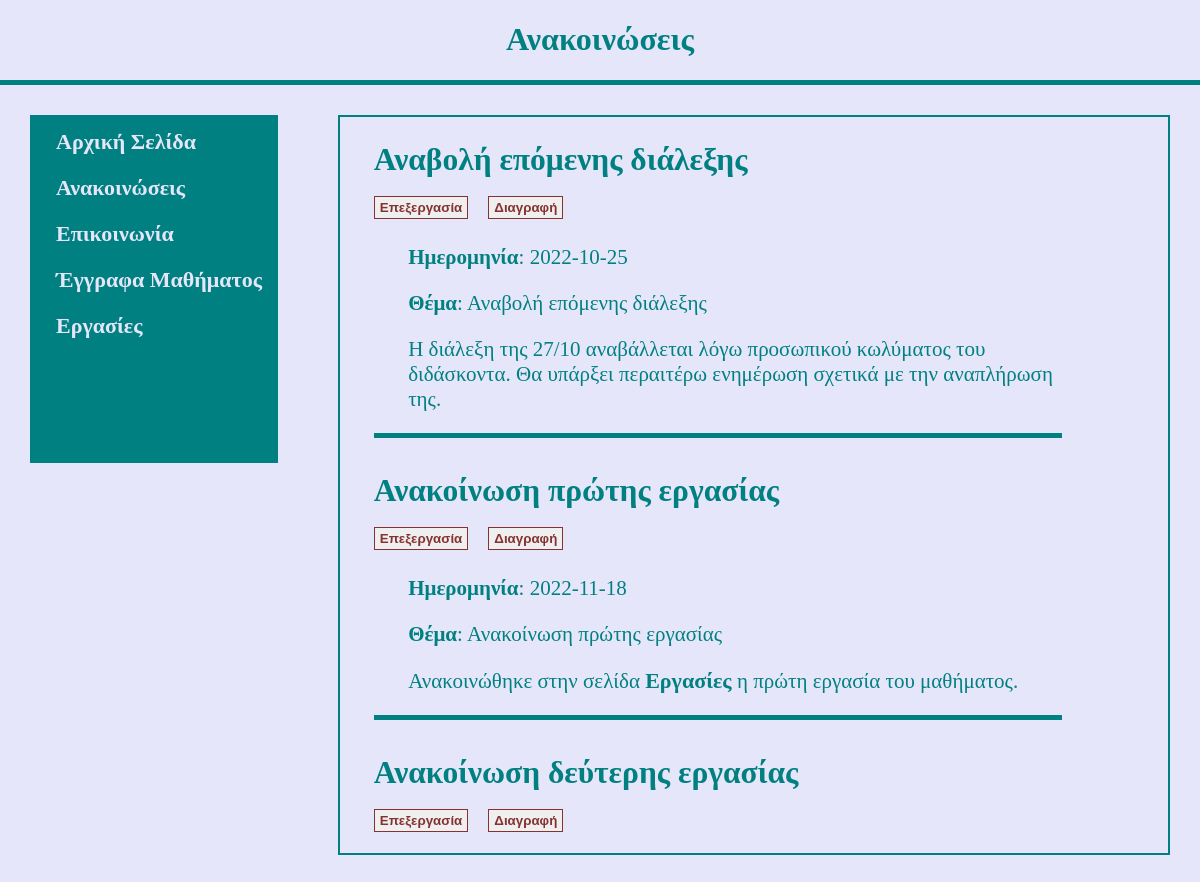
Screenshot of /announcement.php with the database file from the repository.
### tables this page shows
CREATE TABLE `announcements` (
  `ID` int(11) NOT NULL,
  `Date` date NOT NULL,
  `Subject` varchar(30) NOT NULL,
  `Content` text NOT NULL
);

### announcement.php (the view, shortened to what this page needs)
<!DOCTYPE html>
<html lang="en">
<head>
    <link rel="stylesheet" href="styles.css">
</head>
<body>
    <div class="main flex-column">
        <div id="header" class="header teal big-border-bottom">
            <h1> Ανακοινώσεις </h1>
        </div>
        <div class="content">
            <?php
                include "links.php";
            ?>
            <div class="description-container thin-border">
                <?php
                    include("PHP_Back_End/db_connection.php");
                    $sql = "SELECT id, date, subject, content FROM announcements;";
                    $res = $con->query($sql);
                    while ($announcement = mysqli_fetch_row($res)) {
                        echoAnnouncement($announcement[0], $announcement[1], $announcement[2], $announcement[3]);
                    }
                    function echoAnnouncement($id, $date, $subject, $content) {
                    echo "<div class='announcement teal'>
                            <div class='announcement-heading'>
                                <h2 class='teal'>$subject</h2>
                                <div class='flex'>
                                    <form action='tutor_update_announcement.php' action='get'>
                                        <button class='announcement-button' name='id' value=$id><a class='important-text'>Eπεξεργασία</a></button>
                                    </form>
                                    <form action='PHP_Back_End/delete_announcement.php' action='get'>
                                        <button class='announcement-button' name='id' value=$id><a class='important-text'>Διαγραφή</a></button>
                                    </form>
                                </div>
                            </div>
                            <div class='announcement-content'>
                                <p> <strong>Ημερομηνία</strong>: $date</p>
                                <p> <strong>Θέμα</strong>: $subject</p>
                                <p>$content</p>
                            </div>
                          </div>";
                    }
                ?>
            </div>
        </div>
    </div>
</body>
</html>

### links.php
<div class="link-container flex-column thin-border">
    <a class="link lavender mb" href="home_page.php">Αρχική Σελίδα</a>
    <a class="link lavender mb" href="announcement.php">Ανακοινώσεις</a>
    <a class="link lavender mb" href="communication.php">Επικοινωνία</a>
    <a class="link lavender mb" href="documents.php">Έγγραφα Μαθήματος</a>
    <a class="link lavender mb" href="homework.php">Εργασίες</a>
</div>

### styles.css (style rules this page uses)
html, body { background-color: lavender; margin: 0; height: 100%; }
h2 { margin: 15px 0; }
.thin-border { border: 2px solid teal; }
.big-border-bottom { border-bottom: 5px solid teal; }
.flex { display: flex; }
.flex-column { display: flex; flex-direction: column; }
.teal { color: teal; }
.lavender { color: lavender; }
.content { display: flex; height: 100%; flex-direction: row; }
.header { text-align: center; margin: 0; }
.main { height: 100%; }
.link-container { background-color: teal; height: 40%; margin: 30px; padding: 1%; padding-left: 2%; width: 22%; }
.link { font-size: 22px; font-weight: bold; margin-bottom: 30px; text-decoration: none; }
.description-container { font-size: 21px; margin: 30px; height: auto; overflow-x: hidden; overflow-y: auto; padding-left: 2%; padding-right: 8%; width: 75%; }
.announcement { padding: 10px; }
.announcement-heading { padding-bottom: 5px; }
.announcement-content { border-bottom: 5px solid teal; padding-left: 5%; }
.mb { margin-bottom: 20px; }
.important-text { color: rgb(133, 50, 50); font-weight: bold; }
.announcement-button { border: 1px solid rgb(133, 50, 50); margin-right: 20px; padding: 3px 5px; }

### rows the page displays
announcements: Subject "Αναβολή επόμενης διάλεξης", $id 1 (drawn), Date "2022-10-25", Content "Η διάλεξη της 27/10 αναβάλλεται λόγω προσωπικού κωλύματος του διδάσκοντα. Θα υπάρξει περαιτέρω ενημέρωση σχετικά με την αναπλήρωση της."
announcements: Subject "Ανακοίνωση πρώτης εργασίας", $id 2 (drawn), Date "2022-11-18", Content "Ανακοινώθηκε στην σελίδα Εργασίες η πρώτη εργασία του μαθήματος."
announcements: Subject "Ανακοίνωση δεύτερης εργασίας", $id 3 (drawn)
